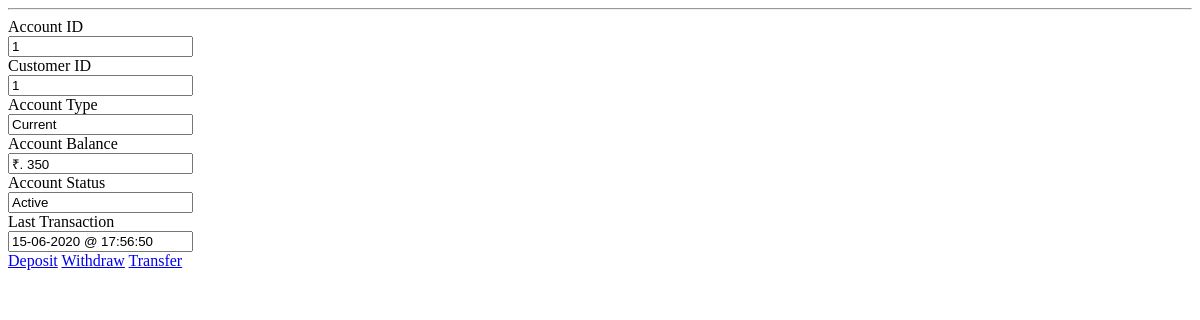
The page /api/acnt_api?acnt_id=1 (signed in) on the database as committed earlier.
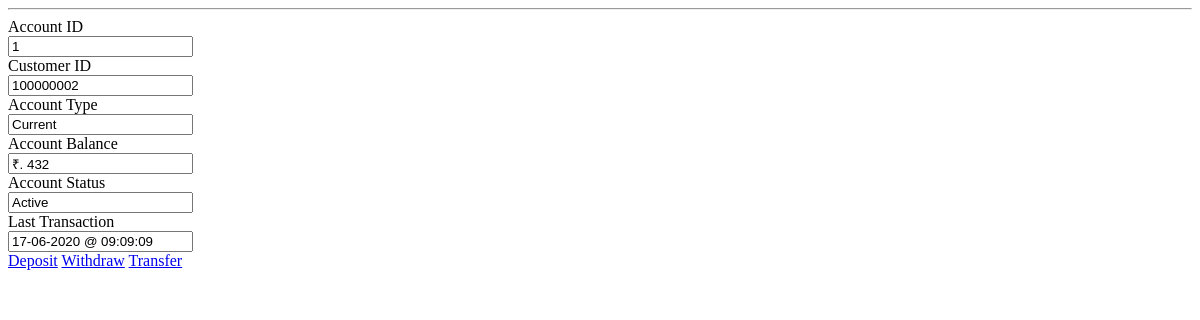
The same page on the database as committed later.
### bank/models.py (models this page shows)
class Account(db.Model):
    acnt_id = db.Column(db.Integer, primary_key=True)
    cust_id = db.Column(db.Integer, db.ForeignKey('customer.cust_id'))
    acnt_type = db.Column(db.String(20), index=False, unique=False)
    acnt_balance = db.Column(db.Integer, index=False, unique=False)
    acnt_status = db.Column(db.String(20), index=False, unique=False)
    acnt_last_tr_date = db.Column(db.DateTime, index=False, unique=False)
    acnt_message = db.Column(db.String(20), index=False, unique=False)
    transaction = db.relationship('Transaction', backref='customer')

### bank/routes.py (the view)
@app.route('/api/acnt_api')
@login_required
def acnt_api():
    acnt_id = int(request.args.get('acnt_id'))
    account = db.session.query(Account).filter(Account.acnt_id == acnt_id).first()
    return render_template('includes/acnt_api.html', account=account)

### bank/models.py (called while the page is built)
@login.user_loader
def load_user(id):
    return db.session.query(Login).filter(Login.id==int(id)).first()

### bank/templates/includes/acnt_api.html
{% if account %}
    <hr>
    <div class="form-horizontal">
        <div class="form-group">
            <label class="control-label col-sm-4 text-left" for="acnt_id">Account ID</label>
            <div class="col-sm-8">
                <input type="text" class="form-control" id="acnt_id" name="acnt_id" value="{{ account.acnt_id }}" readonly>
            </div>
        </div>
        <div class="form-group">
            <label class="control-label col-sm-4" for="cust_id">Customer ID</label>
            <div class="col-sm-8">
                <input type="text" class="form-control" id="cust_id" name="cust_id" value="{{ account.cust_id }}" readonly>
            </div>
        </div>
        <div class="form-group">
            <label class="control-label col-sm-4" for="acnt_type">Account Type</label>
            <div class="col-sm-8">
                <input type="text" class="form-control" id="acnt_type" name="acnt_type" value="{{ account.acnt_type }}" readonly>
            </div>
        </div>
        <div class="form-group">
            <label class="control-label col-sm-4" for="acnt_balance">Account Balance</label>
            <div class="col-sm-8">
                <input type="text" class="form-control" id="acnt_balance" name="acnt_balance" value="₹. {{ account.acnt_balance }}" readonly>
            </div>
        </div>
        <div class="form-group">
            <label class="control-label col-sm-4" for="acnt_status">Account Status</label>
            <div class="col-sm-8">
                <input type="text" class="form-control" id="acnt_status" name="acnt_status" value="{{ account.acnt_status }}" readonly>
            </div>
        </div>
        <div class="form-group">
            <label class="control-label col-sm-4" for="acnt_last_tr_date">Last Transaction</label>
            <div class="col-sm-8">
                <input type="text" class="form-control" id="acnt_last_tr_date" name="acnt_last_tr_date" value="{{ account.acnt_last_tr_date.strftime('%d-%m-%Y @ %H:%M:%S') }}" readonly>
            </div>
        </div>
        <div class="form-group">
            <div class="col-sm-offset-4 col-sm-8">
                <a class="form-control-static btn btn-success" href="{{ url_for('deposit', acnt_id=account.acnt_id) }}">Deposit</a>
                <a class="form-control-static btn btn-primary"  href="{{ url_for('withdraw', acnt_id=account.acnt_id) }}">Withdraw</a>
                <a class="form-control-static btn btn-warning"  href="{{ url_for('transfer', cust_id=account.cust_id) }}">Transfer</a>
            </div>
        </div>
    </div>
{% endif %}

Rows that differ between the two databases and show on the page:
changed Account "Current": cust_id "1" → "100000002"; acnt_balance "₹. 350" → "₹. 432"; acnt_last_tr_date "15-06-2020 @ 17:56:50" → "17-06-2020 @ 09:09:09"
